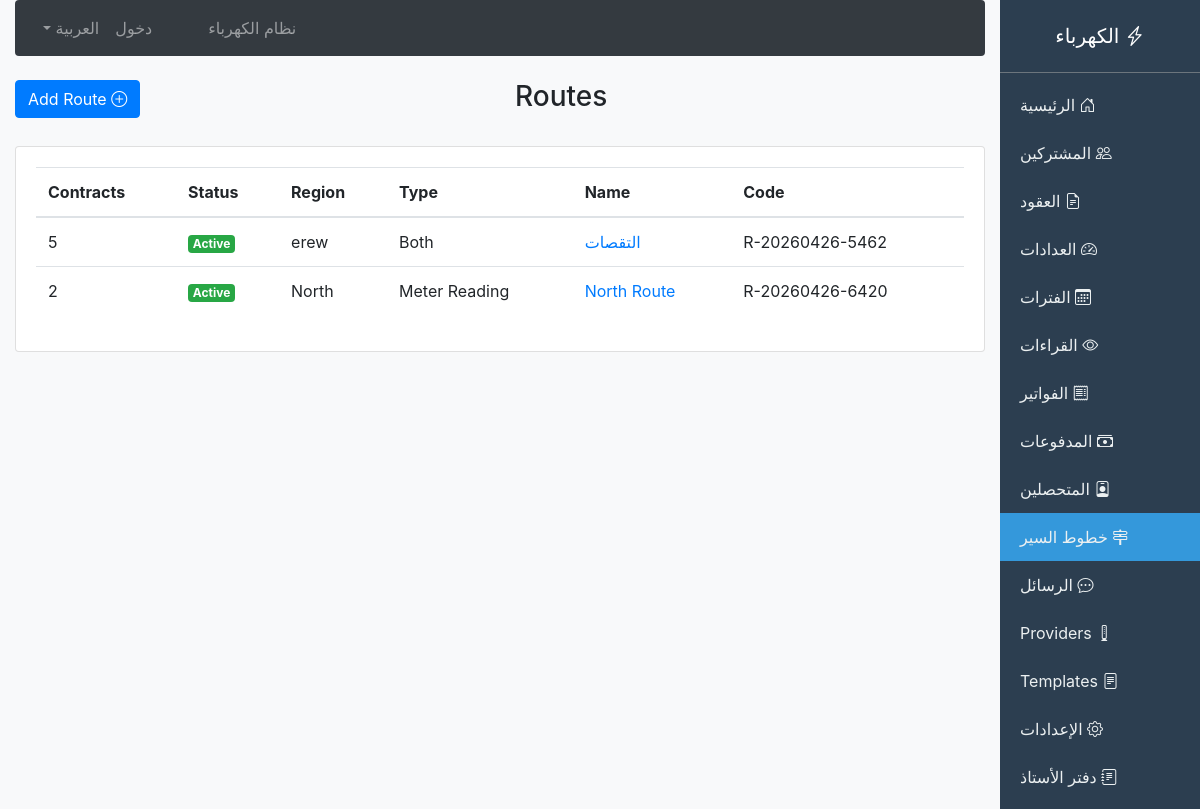
Page /billing/routes/ on the committed database.
### billing/models.py (models this page shows, shortened)
class Route(models.Model):
    class RouteType(models.TextChoices):
        METER_READING = 'meter_reading', 'Meter Reading'
        COLLECTION = 'collection', 'Collection'
        BOTH = 'both', 'Both'
    route_code = models.CharField(max_length=50, unique=True, blank=True)
    route_name_ar = models.CharField(max_length=150)
    route_name_en = models.CharField(max_length=150, blank=True)
    route_type = models.CharField(max_length=20, choices=RouteType.choices)
    region = models.CharField(max_length=100, blank=True)
    area_description = models.TextField(blank=True)
    is_active = models.BooleanField(default=True)
    created_by = models.ForeignKey(User, on_delete=models.SET_NULL, null=True, blank=True)
    created_at = models.DateTimeField(auto_now_add=True)

### billing/views.py (the view)
# urls.py: path('routes/', views.route_list, name='route_list'),
def route_list(request):
    routes = Route.objects.all()
    return render(request, 'billing/route_list.html', {'routes': routes})

### billing/context_processors.py (called while the page is built)
def language_context(request):
    lang = getattr(request, 'session', {}).get('django_language', 'ar')
    if not lang:
        lang = 'ar'
    return {
        'LANGUAGE_CODE': lang,
        'LANGUAGE_NAME': 'العربية' if lang == 'ar' else 'English'
    }

### templates/billing/route_list.html (shortened to what this page needs)
{% extends 'billing/base.html' %}
{% block content %}
<div class="row mb-4">
    <div class="col-md-6">
        <h3>Routes</h3>
    </div>
    <div class="col-md-6 text-left">
        <a href="{% url 'route_create' %}" class="btn btn-primary">
            <i class="bi bi-plus-circle"></i> Add Route
        </a>
    </div>
</div>
<div class="card">
    <div class="card-body">
        <table class="table table-hover">
            <thead>
                <tr>
                    <th>Code</th>
                    <th>Name</th>
                    <th>Type</th>
                    <th>Region</th>
                    <th>Status</th>
                    <th>Contracts</th>
                </tr>
            </thead>
            <tbody>
                {% for route in routes %}
                <tr>
                    <td>{{ route.route_code }}</td>
                    <td><a href="{% url 'route_detail' route.id %}">{{ route.route_name_ar }}</a></td>
                    <td>{{ route.get_route_type_display }}</td>
                    <td>{{ route.region }}</td>
                    <td>
                        {% if route.is_active %}
                        <span class="badge badge-success">Active</span>
                        {% else %}
                        <span class="badge badge-secondary">Inactive</span>
                        {% endif %}
                    </td>
                    <td>{{ route.contracts.count }}</td>
                </tr>
                {% empty %}
                <tr>
                    <td colspan="6" class="text-center">No routes</td>
                </tr>
                {% endfor %}
            </tbody>
        </table>
    </div>
</div>
{% endblock %}

### rows in the picture
Route: route_code "R-20260426-5462", route_name_ar "التقصات", route_type "Both", region "erew", is_active "Active", contracts.count "5"
Route: route_code "R-20260426-6420", route_name_ar "North Route", route_type "Meter Reading", region "North", is_active "Active", contracts.count "2"
